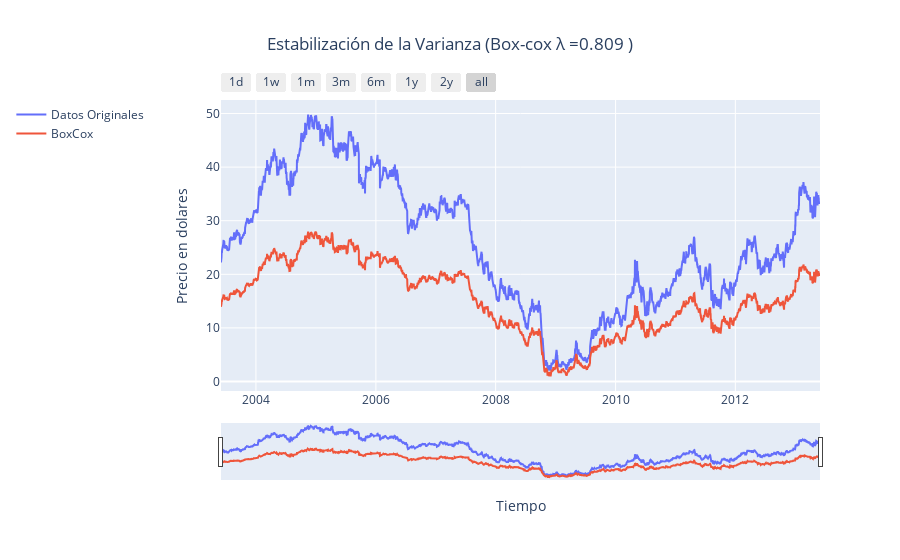

Notebook cell for this chart:
### Markdown cell above
## 1.2. Grafico Box-Cox

### Code cell
from scipy.stats import boxcox

df_completo['BoxCox_Close'], lambda_value = boxcox(df_completo['Close']) 
print(lambda_value)
plot_(f'Estabilización de la Varianza (Box-cox λ ={lambda_value:.3f} )', (df_completo.index, df_completo["Close"], "Datos Originales"),
      (df_completo.index, df_completo["BoxCox_Close"], "BoxCox"))

### Figure 1 — Plotly figure (JSON) as saved in the notebook; plotly's stock layout.template omitted (floating-point values rounded to 4 significant figures; data arrays with more than 128 entries replaced by an {"elided": "..."} marker saying what was removed)
{"data": [{"line": {"width": 2}, "mode": "lines", "name": "Datos Originales", "type": "scatter", "x": {"elided": "3652 str values"}, "y": {"elided": "3652 float values"}}, {"line": {"width": 2}, "mode": "lines", "name": "BoxCox", "type": "scatter", "x": {"elided": "3652 str values"}, "y": {"elided": "3652 float values"}}], "layout": {"legend": {"orientation": "v", "x": -0.35, "xanchor": "left", "y": 1, "yanchor": "top"}, "title": {"text": "Estabilización de la Varianza (Box-cox λ =0.809 )", "x": 0.5}, "xaxis": {"rangeselector": {"buttons": [{"count": 1, "label": "1d", "step": "day", "stepmode": "backward"}, {"count": 7, "label": "1w", "step": "day", "stepmode": "backward"}, {"count": 1, "label": "1m", "step": "month", "stepmode": "backward"}, {"count": 3, "label": "3m", "step": "month", "stepmode": "backward"}, {"count": 6, "label": "6m", "step": "month", "stepmode": "backward"}, {"count": 1, "label": "1y", "step": "year", "stepmode": "backward"}, {"count": 2, "label": "2y", "step": "year", "stepmode": "backward"}, {"step": "all"}]}, "rangeslider": {"visible": true}, "title": {"text": "Tiempo"}, "type": "date"}, "yaxis": {"autorange": true, "title": {"text": "Precio en dolares"}, "type": "linear"}}}
